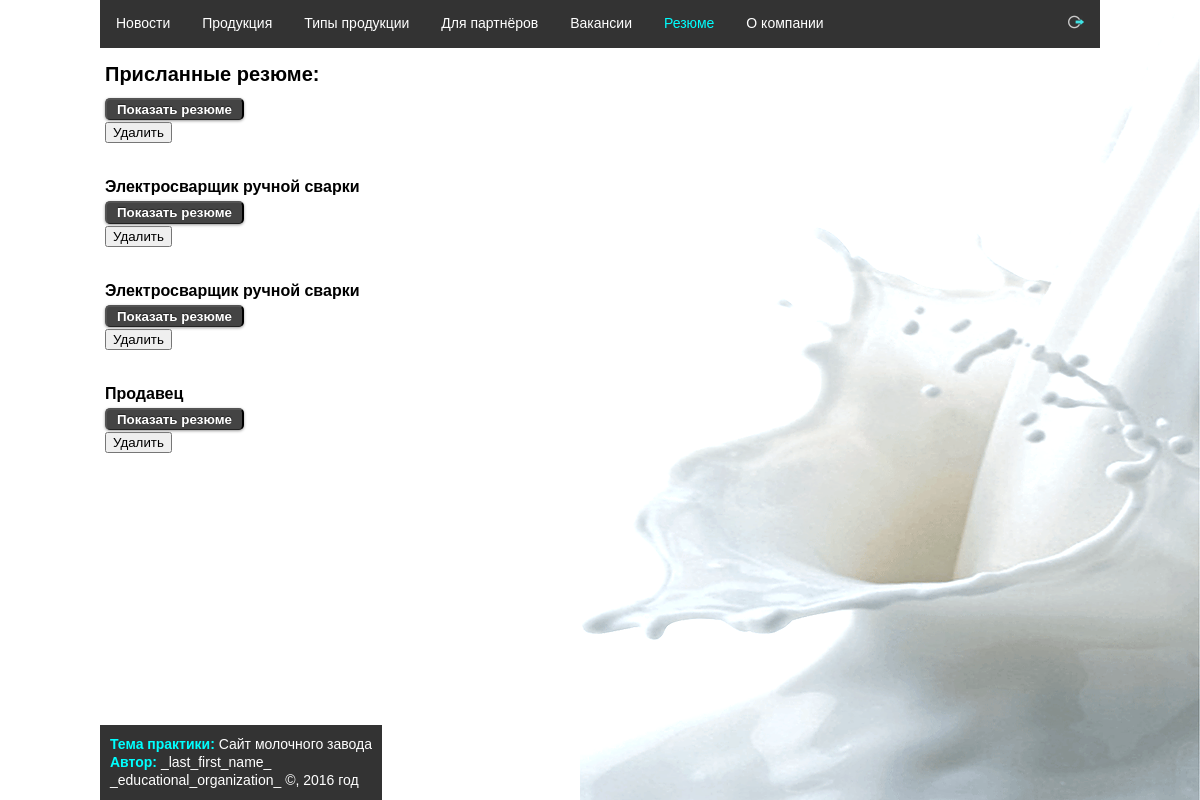
The page /php-scripts/resume (signed in) on the database its author committed.
### tables this page shows
CREATE TABLE resume (
   id INT UNSIGNED AUTO_INCREMENT NOT NULL,
   message VARCHAR(5000) NOT NULL,
   vacanciesId INT UNSIGNED,
  FOREIGN KEY (vacanciesId) REFERENCES vacancies (id) 
		ON UPDATE CASCADE 
		ON DELETE SET NULL,
  PRIMARY KEY (id)
);

### php-scripts/db/db.php (called while the page is built, shortened)
<?php
class DB
{
    private $connection;
    private static $instance = null;
    public static function getInstance(){
        if(self::$instance === null){
            self::$instance = new DB();
            self::$instance->DBConnection();
        }
        return self::$instance;
    }
    private function DBConnection(){
        $this->connection = new PDO('mysql:dbname='.DB_NAME.';host='.DB_HOST.';port='.DB_PORT.
            ';charset='.DB_CHAR, DB_USER, DB_PASS);
    }
    private function getQueryMetadata($query, $parameters){
        $final_query_string = $query;
        return array ('parameters' => $parameters, 'final_query_string' => $final_query_string);
    }
    public function executeQuery($query, $parameters = array()){
        $query_metadata = $this->getQueryMetadata($query, $parameters);
        $parameters = $query_metadata['parameters'];
        $this->statement = $this->connection->prepare($query);
        $res = $this->statement->execute();
        $err = $this->statement->errorInfo();
        $final_data['stmt'] = $this->statement;
        $final_data['rows'] = ($res !== FALSE) ? $this->statement->rowCount() : -1;
        $final_data['cols'] = ($res !== FALSE) ? $this->statement->columnCount() : -1;
        $final_data['errn'] = $err[1];
        $final_data['errt'] = $err[2];
        return $final_data;
    }
}

### php-scripts/inc/resume/resume.php (called while the page is built)
<?php
try {
    $r = DB::getInstance()->executeQuery("SELECT id, message, (SELECT header FROM vacancies
      WHERE resume.vacanciesId = vacancies.id) AS vacancies FROM resume;");
    if ($r['rows'] !== 0) {
        $resume = $r['stmt']->fetchAll(PDO::FETCH_ASSOC);
    }
} catch (Exception $e) {
    $_SESSION["errormsg"] = $e->getMessage();
}

### php-scripts/tpl/tpl-resume/resume.tpl.php (the view, shortened to what this page needs)
<h1>Присланные резюме:</h1>
<?php if (isset($resume)) { ?>
    <?php $ind = 1; ?>
    <?php foreach($resume as $value) { ?>
        <div class="section">
            <h2><?= $value['vacancies'] ?></h2>
            <button id='<?php echo 'showButton'.$ind ?>' onclick=
            '<?php echo 'showDescription("hideblock'.$ind.'", "showButton'.$ind.'");' ?>'>
                Показать резюме
            </button>
            <?php if($isAdmin) { ?>
                <form action="resume-delete" method="post">
                    <input type="submit" value="Удалить">
                </form>
            <?php } ?>
        </div>
        <?php $ind++; ?>
    <?php } ?>
<?php } else { ?>
    <div class="section">
        <p>Список резюме пуст</p>
    </div>
<?php } ?>

### php-scripts/tpl/css/style.css (style rules this page uses)
html, body, div, span, applet, object, iframe, h1, h2, h3, h4, h5, h6, p, blockquote, pre, a, abbr, acronym, address, big, cite, code, del, dfn, em, img, ins, kbd, q, s, samp, small, strike, strong, sub, sup, tt, var, b, u, i, center, dl, dt, dd, ol, ul, li, fieldset, form, label, legend, table, caption, tbody, tfoot, thead, tr, th, td, article, aside, canvas, details, embed, figure, figcaption, footer, header, hgroup, menu, nav, output, ruby, section, summary, time, mark, audio, video { margin: 0; padding: 0; border: 0; font-size: 100%; font: inherit; vertical-align: baseline; }
body { line-height: 1; }
html { height: 100%; }
body { font: 14px/18px Arial, sans-serif; width: 100%; height: 100%; background: url("../images/background.png") no-repeat right bottom; background-attachment: fixed; }
.content h1 { margin: 15px 5px; font-size: 20px; font-weight: bold; }
.content h2 { margin: 10px 0 5px; font-size: 16px; font-weight: bold; }
.content .section { margin: 15px 5px 35px; }
button { background: #444; display: inline-block; padding: 3px 10px 3px; color: #fff; text-decoration: none; font-weight: bold; line-height: 1; -moz-border-radius: 5px; -webkit-border-radius: 5px; -moz-box-shadow: 0 1px 3px #999; -webkit-box-shadow: 0 1px 3px #999; text-shadow: 0 -1px 1px #222; border-bottom: 1px solid #222; position: relative; cursor: pointer; margin-bottom: 2px; }

### rows shown on the page
resume: vacancies "Электросварщик ручной сварки"
resume: vacancies "Электросварщик ручной сварки"
resume: vacancies "Продавец"
